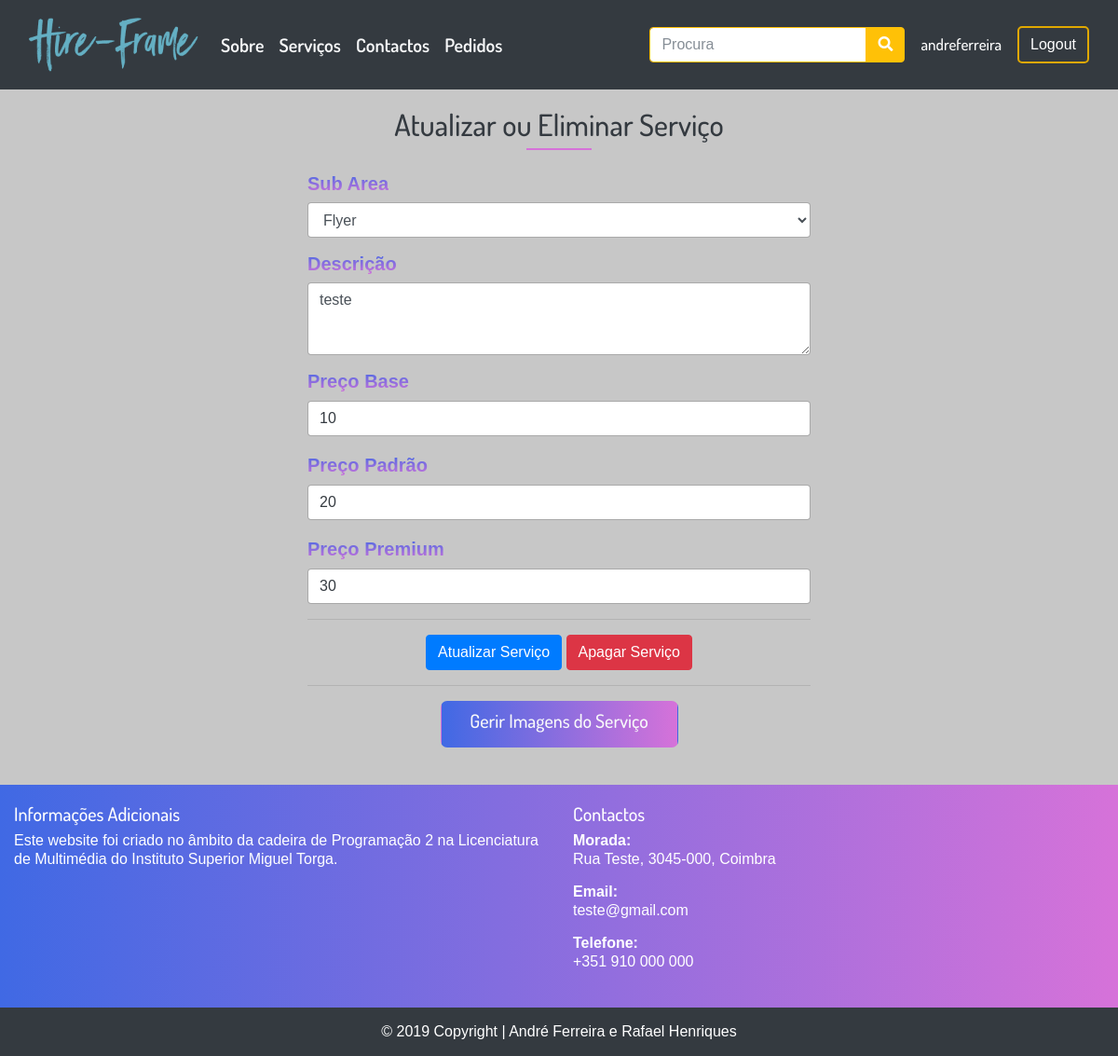
The page /index.php?op=gerirservicos&idservico=17 (signed in) on the database its author committed.
### tables this page shows
CREATE TABLE IF NOT EXISTS `servico` (
  `id_utilizador` int(11) NOT NULL,
  `id_subarea` int(11) NOT NULL,
  `data` datetime NOT NULL DEFAULT CURRENT_TIMESTAMP ON UPDATE CURRENT_TIMESTAMP,
  `id_servico` int(11) NOT NULL AUTO_INCREMENT,
  `descricao` varchar(255) NOT NULL,
  PRIMARY KEY (`id_servico`),
  KEY `fk_id_utilizador_utilizador` (`id_utilizador`),
  KEY `fk_id_subarea_subarea` (`id_subarea`)
);

CREATE TABLE IF NOT EXISTS `subarea` (
  `id_subarea` int(11) NOT NULL AUTO_INCREMENT,
  `nome` varchar(50) NOT NULL,
  `data` datetime NOT NULL DEFAULT CURRENT_TIMESTAMP ON UPDATE CURRENT_TIMESTAMP,
  `id_area` int(11) NOT NULL,
  `img_subarea` varchar(255) NOT NULL,
  PRIMARY KEY (`id_subarea`),
  KEY `fk_id_area_area` (`id_area`)
);

CREATE TABLE IF NOT EXISTS `preco_servico` (
  `id_preco_servico` int(11) NOT NULL AUTO_INCREMENT,
  `base` int(11) NOT NULL,
  `padrao` int(11) NOT NULL,
  `premium` int(11) NOT NULL,
  `id_servico` int(11) NOT NULL,
  PRIMARY KEY (`id_preco_servico`),
  KEY `fk_id_servico_servico` (`id_servico`)
);

### inc/gerirservicos.inc.php (the view, shortened to what this page needs)
<?php if(isset($_SESSION['username'],$_SESSION['id_utilizador'])){
$id = $_SESSION["id_utilizador"];
?>
<div class ="container">
<div class="row justify-content-center">
<div class="col-md-6">
<br>
<header class="col-md-12 mb-4">
          <h2 class="text-center text-dark">Atualizar ou Eliminar Serviço <br><span class="f-700 text-dark"></span></h2>
          <span class="underline-rosa mb-3"></span>
        </header>
<?php
   $id_servico = $_REQUEST["idservico"];
  $db = new PDO("mysql:host=localhost; dbname=projetofinal","root","");
  $dados = $db->query("SELECT preco_servico.id_preco_servico, preco_servico.base, preco_servico.padrao, preco_servico.premium, subarea.nome, servico.descricao, servico.id_subarea AS 'servico associado', servico.id_servico FROM servico JOIN utilizador ON servico.id_utilizador = utilizador.id_utilizador JOIN subarea ON servico.id_subarea = subarea.id_subarea JOIN area ON subarea.id_area = area.id_area JOIN preco_servico ON servico.id_servico = preco_servico.id_servico WHERE utilizador.id_utilizador = $id AND servico.id_servico = $id_servico");
  foreach($dados as $row) {
    echo'
<form method="post" action="" enctype="multipart/form-data">
  <div class="form-group">
  <label class="grad-txt f-20 font-weight-bold" for="exampleFormControlSelect2">Sub Area</label>
    <select class="form-control" name="subareaupdate">
    <option class="bg-dark" value="'.$row['servico associado'].'"selected>'.$row['nome'].'</option>';
   echo '
   <li class="list-group-item text-dark">'.$row["nome"].'</li>
   </select>
  </div>
  <div class="form-group">
  <label class="grad-txt f-20 font-weight-bold" for="exampleFormControlTextarea1">Descrição</label>
    <textarea class="form-control" id="exampleFormControlTextarea1" name="descricao" rows="3">'.$row["descricao"].'</textarea>
  </div>
  <div class="form-group">
  <label class="grad-txt f-20 font-weight-bold" for="exampleFormControlTextarea1">Preço Base</label><br>
    <input class="text-dark form-control" type="number" name="precobase" value="'.$row["base"].'"><br>
    <label class="grad-txt f-20 font-weight-bold" for="exampleFormControlTextarea1">Preço Padrão</label><br>
    <input class="text-dark form-control"  type="number" name="precopadrao" value="'.$row["padrao"].'"><br>
    <label class="grad-txt f-20 font-weight-bold" for="exampleFormControlTextarea1">Preço Premium</label><br>
    <input class="text-dark form-control"  type="number" name="precopremium" value="'.$row["premium"].'">
  </div>';
  echo '
  <hr>
        <div class="row justify-content-center">
          <div class="form-actions">
            <button type="submit" name="submitservice" class="btn btn-primary ml-auto">Atualizar Serviço</button>
            <button type="submit" name="deleteservice" class="btn btn-danger ml-auto">Apagar Serviço</button>
          </div>
        </div>
   </form>
   <hr>
   <div class="row justify-content-center">
  <div class="col-md-6">
    <button class="btn btn-grad grad col-12 mb-3"><h5><a class="text-light" href="index.php?op=listarimagens&id_service='.$row["id_servico"].'">Gerir Imagens do Serviço</a></h5></button>
  </div>
  </div>
';
    }
    ?>
</div>
</div>
</div>
<?php
}
?>

### css/costum.css (style rules this page uses)
* { margin: 0; padding: 0; font-size: 100%; border: none; outline: none; line-height: 1.22; color: #fff; box-sizing: border-box; font-family: 'Dosis', sans-serif; }
body { background-repeat: no-repeat; background-position: center center; background-attachment: fixed; background-color: #c7c7c7; }
.grad { background-image: linear-gradient(to right, #4069E4 , #D672D9); }
.grad-txt { background: -webkit-linear-gradient(#4069E4 , #D672D9); -webkit-background-clip: text; -webkit-text-fill-color: transparent; }
a, a:hover, a:focus, .footer-copyright>a:hover { text-decoration: none; color: #6c757d; }
.underline-rosa { content: ''; border-top: 2px solid #D672D9; width: 70px; display: block; margin-bottom: 8px; margin: 0 auto; }
.btn-grad { font-size: 17px; border-radius: 7px; }
.f-20 { font-size: 20px; }

### rows shown on the page
servico: subareaupdate "Flyer", descricao "teste", precobase "10", precopadrao "20", precopremium "30"

### other values the page prints
$_SESSION["username"] "andreferreira"
